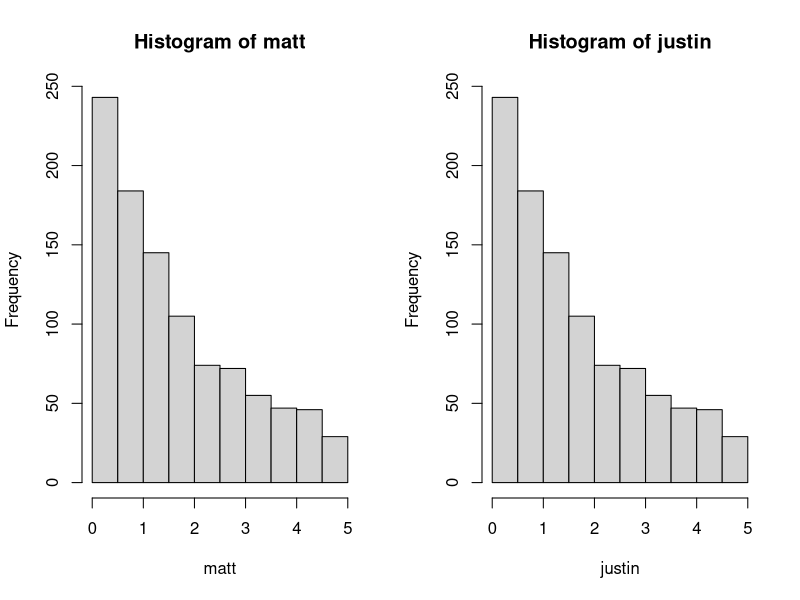

Generate this figure with R:
##--- draw ------------------------------------------##
# Draw from the conditional distirbution using inverse transformation

draw <- function(lambda, B = 5){
  unif <- runif(1,0,1) # draw from unif(0,1) for transformations
  c <- 1/(1-exp(-lambda*B))
  # adjusting constant for making exponential 0 < x < B a density
  return((lambda^-1) * log(c/(c-unif))) # inverse transformations
}

# ##--- gibbs ------------------------------------------##
# # main sampling
# # chaing sampling from the x to y and y to x
# # since conditional distribution of x given y and y given x are equivalent
# # draw x_i from y_(i-1) and draw y_i from x_i
# # credit : Matthew Best
# 
# gibbs <- function(numIter = 500) {
#   m <- matrix(0, nrow = numIter, ncol = 2)
#   m[1,] <- runif(2)
#   for (iter in 2:numIter) {
#     m[iter,1] <- sample_conditional_distribution(m[iter-1, 2])
#     m[iter,2] <- sample_conditional_distribution(m[iter, 1])
#   }
#   return(m)
# }


## comparing inverse tranfom and mat's implementaion
set.seed(19920922); B <- 5; lambda <- 0.5
matt <- (qexp(runif(1000, 0, pexp(B, lambda)), lambda))

set.seed(19920922)
c <- 1/(1-exp(-lambda*B))
unif <- runif(1000,0,1)
justin <- (lambda^-1) * log(c/(c-unif))

sum(justin-matt)

par(mfrow=c(1,2))
hist(matt); hist(justin)
